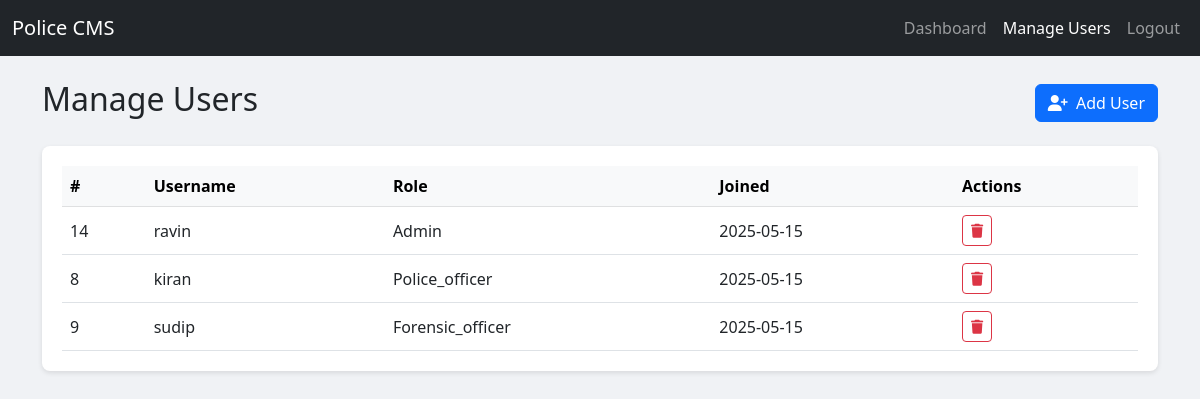
The page /manage.php (signed in) on the database its author committed.
### tables this page shows
CREATE TABLE `staff` (
  `id` int(11) NOT NULL,
  `username` varchar(50) NOT NULL,
  `password_hash` varchar(255) NOT NULL,
  `role` enum('admin','police_officer','forensic_officer') NOT NULL DEFAULT 'police_officer',
  `full_name` varchar(100) DEFAULT NULL,
  `email` varchar(100) DEFAULT NULL,
  `created_at` timestamp NOT NULL DEFAULT current_timestamp()
);

### manage.php (the view, shortened to what this page needs)
<?php
$conn = getDbConnection();
$result = $conn->query("
    SELECT id, username, role,
           DATE_FORMAT(created_at,'%Y-%m-%d') AS joined
      FROM staff
  ORDER BY created_at DESC
");
?>
<!DOCTYPE html>
<html lang="en">
<head>
  <link
    href="https://cdn.jsdelivr.net/npm/bootstrap@5.3.0/dist/css/bootstrap.min.css"
    rel="stylesheet">
</head>
<body>
  <nav class="navbar navbar-expand-lg navbar-dark bg-dark">
    <div class="container-fluid">
      <a class="navbar-brand" href="admin_dashboard.php">Police CMS</a>
      <div class="collapse navbar-collapse" id="navMenu">
        <ul class="navbar-nav ms-auto">
          <li class="nav-item"><a class="nav-link" href="admin_dashboard.php">Dashboard</a></li>
          <li class="nav-item"><a class="nav-link active" href="register.php">Manage Users</a></li>
          <li class="nav-item"><a class="nav-link" href="logout.php">Logout</a></li>
        </ul>
      </div>
    </div>
  </nav>
  <div class="container">
    <div class="d-flex justify-content-between align-items-center mt-4">
      <h2>Manage Users</h2>
      <button class="btn btn-primary" data-bs-toggle="modal" data-bs-target="#addUserModal">
        <i class="fas fa-user-plus me-1"></i> Add User
      </button>
    </div>
    <div class="table-wrapper">
      <table class="table table-hover align-middle mb-0">
        <thead class="table-light">
          <tr><th>#</th><th>Username</th><th>Role</th><th>Joined</th><th>Actions</th></tr>
        </thead>
        <tbody>
          <?php while ($row = $result->fetch_assoc()): ?>
            <tr>
              <td><?= $row['id'] ?></td>
              <td><?= htmlspecialchars($row['username']) ?></td>
              <td><?= htmlspecialchars(ucfirst($row['role'])) ?></td>
              <td><?= $row['joined'] ?></td>
              <td>
                <form method="post" action="delete_user_admin.php" class="d-inline"
                      onsubmit="return confirm('Really delete user <?= htmlspecialchars($row['username']) ?>?');">
                  <button class="btn btn-sm btn-outline-danger">
                    <i class="fas fa-trash"></i>
                  </button>
                </form>
              </td>
            </tr>
          <?php endwhile; ?>
        </tbody>
      </table>
    </div>
  </div>
</body>
</html>

### manage.php (style rules this page uses)
body { background: #f0f2f5; }
.table-wrapper { background: #fff; padding:20px; border-radius:8px; box-shadow:0 2px 5px rgba(0,0,0,0.1); margin-top:20px; }

### rows shown on the page
staff: id "14", username "ravin", role "Admin", joined "2025-05-15"
staff: id "8", username "kiran", role "Police_officer", joined "2025-05-15"
staff: id "9", username "sudip", role "Forensic_officer", joined "2025-05-15"
